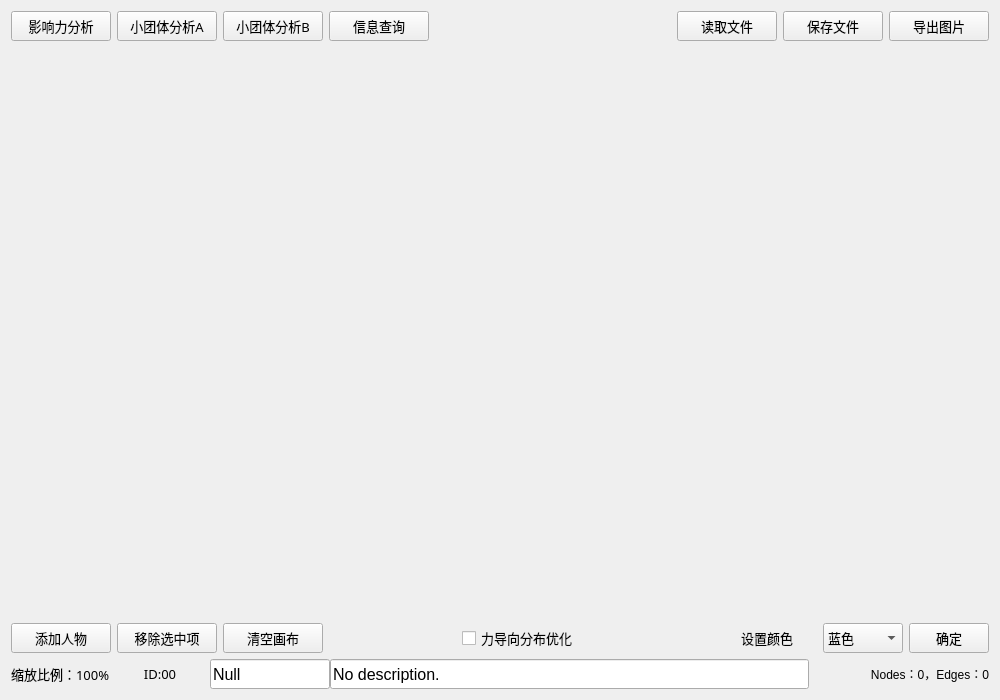
<?xml version="1.0" encoding="UTF-8"?>
<ui version="4.0">
 <class>CanvasWidget</class>
 <widget class="QWidget" name="CanvasWidget">
  <property name="geometry">
   <rect>
    <x>0</x>
    <y>0</y>
    <width>1000</width>
    <height>700</height>
   </rect>
  </property>
  <property name="windowTitle">
   <string>社交网络分析</string>
  </property>
  <property name="styleSheet">
   <string notr="true"/>
  </property>
  <layout class="QVBoxLayout" name="verticalLayout_2">
   <item>
    <layout class="QVBoxLayout" name="verticalLayout" stretch="0,1,0,0">
     <item>
      <layout class="QHBoxLayout" name="horizontalLayout_4">
       <property name="sizeConstraint">
        <enum>QLayout::SetMinimumSize</enum>
       </property>
       <item>
        <widget class="QPushButton" name="significance">
         <property name="minimumSize">
          <size>
           <width>100</width>
           <height>30</height>
          </size>
         </property>
         <property name="font">
          <font>
           <family>Microsoft YaHei</family>
           <pointsize>10</pointsize>
          </font>
         </property>
         <property name="text">
          <string>影响力分析</string>
         </property>
        </widget>
       </item>
       <item>
        <widget class="QPushButton" name="littleFamily">
         <property name="minimumSize">
          <size>
           <width>100</width>
           <height>30</height>
          </size>
         </property>
         <property name="font">
          <font>
           <family>Microsoft YaHei</family>
           <pointsize>10</pointsize>
          </font>
         </property>
         <property name="text">
          <string>小团体分析A</string>
         </property>
        </widget>
       </item>
       <item>
        <widget class="QPushButton" name="littleFamily_2">
         <property name="minimumSize">
          <size>
           <width>100</width>
           <height>30</height>
          </size>
         </property>
         <property name="font">
          <font>
           <family>Microsoft YaHei</family>
           <pointsize>10</pointsize>
          </font>
         </property>
         <property name="text">
          <string>小团体分析B</string>
         </property>
        </widget>
       </item>
       <item>
        <widget class="QPushButton" name="queryBtn">
         <property name="minimumSize">
          <size>
           <width>100</width>
           <height>30</height>
          </size>
         </property>
         <property name="font">
          <font>
           <family>Microsoft YaHei</family>
           <pointsize>10</pointsize>
          </font>
         </property>
         <property name="text">
          <string>信息查询</string>
         </property>
        </widget>
       </item>
       <item>
        <spacer name="horizontalSpacer_2">
         <property name="orientation">
          <enum>Qt::Horizontal</enum>
         </property>
         <property name="sizeHint" stdset="0">
          <size>
           <width>40</width>
           <height>20</height>
          </size>
         </property>
        </spacer>
       </item>
       <item>
        <widget class="QPushButton" name="readButton">
         <property name="minimumSize">
          <size>
           <width>100</width>
           <height>30</height>
          </size>
         </property>
         <property name="font">
          <font>
           <family>Microsoft YaHei</family>
           <pointsize>10</pointsize>
          </font>
         </property>
         <property name="text">
          <string>读取文件</string>
         </property>
        </widget>
       </item>
       <item>
        <widget class="QPushButton" name="debugButton">
         <property name="minimumSize">
          <size>
           <width>100</width>
           <height>30</height>
          </size>
         </property>
         <property name="font">
          <font>
           <family>Microsoft YaHei</family>
           <pointsize>10</pointsize>
          </font>
         </property>
         <property name="text">
          <string>保存文件</string>
         </property>
        </widget>
       </item>
       <item>
        <widget class="QPushButton" name="exportImg">
         <property name="minimumSize">
          <size>
           <width>100</width>
           <height>30</height>
          </size>
         </property>
         <property name="font">
          <font>
           <family>Microsoft YaHei</family>
           <pointsize>10</pointsize>
          </font>
         </property>
         <property name="text">
          <string>导出图片</string>
         </property>
        </widget>
       </item>
      </layout>
     </item>
     <item>
      <layout class="QHBoxLayout" name="horizontalLayout_6">
       <property name="sizeConstraint">
        <enum>QLayout::SetMaximumSize</enum>
       </property>
      </layout>
     </item>
     <item>
      <layout class="QHBoxLayout" name="horizontalLayout">
       <property name="spacing">
        <number>6</number>
       </property>
       <item>
        <widget class="QPushButton" name="addRole">
         <property name="minimumSize">
          <size>
           <width>100</width>
           <height>30</height>
          </size>
         </property>
         <property name="font">
          <font>
           <family>Microsoft YaHei</family>
           <pointsize>10</pointsize>
          </font>
         </property>
         <property name="text">
          <string>添加人物</string>
         </property>
        </widget>
       </item>
       <item>
        <widget class="QPushButton" name="deleteItem">
         <property name="minimumSize">
          <size>
           <width>100</width>
           <height>30</height>
          </size>
         </property>
         <property name="font">
          <font>
           <family>Microsoft YaHei</family>
           <pointsize>10</pointsize>
          </font>
         </property>
         <property name="text">
          <string>移除选中项</string>
         </property>
        </widget>
       </item>
       <item>
        <widget class="QPushButton" name="resetCanvas">
         <property name="minimumSize">
          <size>
           <width>100</width>
           <height>30</height>
          </size>
         </property>
         <property name="font">
          <font>
           <family>Microsoft YaHei</family>
           <pointsize>10</pointsize>
          </font>
         </property>
         <property name="text">
          <string>清空画布</string>
         </property>
        </widget>
       </item>
       <item>
        <spacer name="horizontalSpacer_3">
         <property name="orientation">
          <enum>Qt::Horizontal</enum>
         </property>
         <property name="sizeHint" stdset="0">
          <size>
           <width>40</width>
           <height>20</height>
          </size>
         </property>
        </spacer>
       </item>
       <item>
        <widget class="QCheckBox" name="checkBox">
         <property name="minimumSize">
          <size>
           <width>0</width>
           <height>30</height>
          </size>
         </property>
         <property name="font">
          <font>
           <family>Microsoft YaHei</family>
           <pointsize>10</pointsize>
          </font>
         </property>
         <property name="text">
          <string>力导向分布优化</string>
         </property>
         <property name="iconSize">
          <size>
           <width>30</width>
           <height>30</height>
          </size>
         </property>
        </widget>
       </item>
       <item>
        <spacer name="horizontalSpacer">
         <property name="orientation">
          <enum>Qt::Horizontal</enum>
         </property>
         <property name="sizeHint" stdset="0">
          <size>
           <width>40</width>
           <height>20</height>
          </size>
         </property>
        </spacer>
       </item>
       <item>
        <widget class="QLabel" name="colorLabel">
         <property name="minimumSize">
          <size>
           <width>100</width>
           <height>30</height>
          </size>
         </property>
         <property name="font">
          <font>
           <family>Microsoft YaHei</family>
           <pointsize>10</pointsize>
          </font>
         </property>
         <property name="text">
          <string>设置颜色</string>
         </property>
         <property name="alignment">
          <set>Qt::AlignCenter</set>
         </property>
        </widget>
       </item>
       <item>
        <widget class="QComboBox" name="comboBox_2">
         <property name="minimumSize">
          <size>
           <width>80</width>
           <height>30</height>
          </size>
         </property>
         <property name="font">
          <font>
           <family>Microsoft YaHei</family>
           <pointsize>10</pointsize>
          </font>
         </property>
         <item>
          <property name="text">
           <string>蓝色</string>
          </property>
         </item>
         <item>
          <property name="text">
           <string>红色</string>
          </property>
         </item>
         <item>
          <property name="text">
           <string>紫色</string>
          </property>
         </item>
         <item>
          <property name="text">
           <string>黄色</string>
          </property>
         </item>
         <item>
          <property name="text">
           <string>洋红</string>
          </property>
         </item>
         <item>
          <property name="text">
           <string>绿色</string>
          </property>
         </item>
         <item>
          <property name="text">
           <string>灰色</string>
          </property>
         </item>
        </widget>
       </item>
       <item>
        <widget class="QPushButton" name="pushButton">
         <property name="minimumSize">
          <size>
           <width>40</width>
           <height>30</height>
          </size>
         </property>
         <property name="font">
          <font>
           <family>Microsoft YaHei</family>
           <pointsize>10</pointsize>
          </font>
         </property>
         <property name="text">
          <string>确定</string>
         </property>
        </widget>
       </item>
      </layout>
     </item>
     <item>
      <layout class="QHBoxLayout" name="horizontalLayout_8">
       <property name="spacing">
        <number>0</number>
       </property>
       <property name="sizeConstraint">
        <enum>QLayout::SetMinimumSize</enum>
       </property>
       <item>
        <widget class="QLabel" name="zoomLabel">
         <property name="minimumSize">
          <size>
           <width>80</width>
           <height>0</height>
          </size>
         </property>
         <property name="maximumSize">
          <size>
           <width>16777215</width>
           <height>16777215</height>
          </size>
         </property>
         <property name="font">
          <font>
           <family>Microsoft YaHei</family>
           <pointsize>10</pointsize>
          </font>
         </property>
         <property name="styleSheet">
          <string notr="true"/>
         </property>
         <property name="text">
          <string>缩放比例：100%</string>
         </property>
        </widget>
       </item>
       <item>
        <widget class="QLabel" name="idLabel">
         <property name="minimumSize">
          <size>
           <width>100</width>
           <height>30</height>
          </size>
         </property>
         <property name="font">
          <font>
           <family>Microsoft YaHei</family>
           <pointsize>10</pointsize>
          </font>
         </property>
         <property name="text">
          <string>ID:00</string>
         </property>
         <property name="alignment">
          <set>Qt::AlignCenter</set>
         </property>
        </widget>
       </item>
       <item>
        <widget class="QLineEdit" name="nameEdit">
         <property name="minimumSize">
          <size>
           <width>0</width>
           <height>30</height>
          </size>
         </property>
         <property name="maximumSize">
          <size>
           <width>120</width>
           <height>16777215</height>
          </size>
         </property>
         <property name="font">
          <font>
           <family>Microsoft YaHei UI</family>
           <pointsize>12</pointsize>
           <bold>false</bold>
          </font>
         </property>
         <property name="text">
          <string>Null</string>
         </property>
         <property name="readOnly">
          <bool>true</bool>
         </property>
        </widget>
       </item>
       <item>
        <widget class="QLineEdit" name="infoEdit">
         <property name="minimumSize">
          <size>
           <width>0</width>
           <height>30</height>
          </size>
         </property>
         <property name="font">
          <font>
           <family>Microsoft YaHei UI</family>
           <pointsize>12</pointsize>
           <bold>false</bold>
          </font>
         </property>
         <property name="text">
          <string>No description.</string>
         </property>
         <property name="readOnly">
          <bool>true</bool>
         </property>
        </widget>
       </item>
       <item>
        <widget class="QLabel" name="countLabel">
         <property name="minimumSize">
          <size>
           <width>180</width>
           <height>0</height>
          </size>
         </property>
         <property name="styleSheet">
          <string notr="true"/>
         </property>
         <property name="text">
          <string>Nodes：0，Edges：0</string>
         </property>
         <property name="alignment">
          <set>Qt::AlignRight|Qt::AlignTrailing|Qt::AlignVCenter</set>
         </property>
        </widget>
       </item>
      </layout>
     </item>
    </layout>
   </item>
  </layout>
 </widget>
 <resources/>
 <connections/>
</ui>
